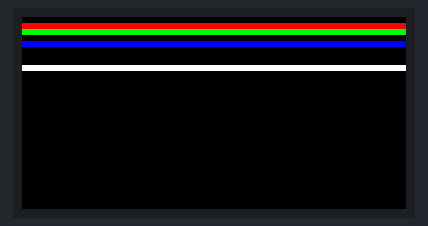
A sketch run on a simulated ESP32. Shown: 64×32 colour display.

Above: at 0.1 s.

The sketch:

xiao_addr.ino
```cpp
// Address-line identification.
//
// Draws four single-row lines at y = 1, 2, 4 and 8 -- each a power of two, so
// each asserts exactly ONE address bit. y=1 asserts only our A line, y=2 only
// B, y=4 only C, y=8 only D.
//
// If the lines are wired correctly they appear top to bottom as
// RED, GREEN, BLUE, WHITE. Any other order reveals the permutation directly:
// the lit rows are always physically 1, 2, 4, 8 from the top, so whichever
// colour sits topmost is the line feeding the panel's A input, and so on.

#include <ESP32-HUB75-MatrixPanel-I2S-DMA.h>

#define PANEL_W     64
#define PANEL_H     32
#define PANEL_CHAIN 1

#define P_R1   1
#define P_G1   2
#define P_B1   3
#define P_R2   4
#define P_G2   5
#define P_B2   6
#define P_A   43   // D6   -> asserted alone by the RED line
#define P_B   41   // MTDI rear pad -- wired to panel B
#define P_C   40   // MTDO -> BLUE
#define P_D   44   // D7 -- wired to panel D
#define P_E   -1
#define P_CLK  7
#define P_LAT  8
#define P_OE   9

MatrixPanel_I2S_DMA *display = nullptr;

void setup() {
  HUB75_I2S_CFG::i2s_pins pins = {
    P_R1, P_G1, P_B1, P_R2, P_G2, P_B2,
    P_A, P_B, P_C, P_D, P_E,
    P_LAT, P_OE, P_CLK
  };
  HUB75_I2S_CFG mxconfig(PANEL_W, PANEL_H, PANEL_CHAIN, pins);
  mxconfig.clkphase = false;

  display = new MatrixPanel_I2S_DMA(mxconfig);
  if (!display->begin()) return;
  display->setBrightness8(50);
  display->clearScreen();

  display->drawFastHLine(0, 1, PANEL_W, display->color565(255, 0, 0));     // A
  display->drawFastHLine(0, 2, PANEL_W, display->color565(0, 255, 0));     // B
  display->drawFastHLine(0, 4, PANEL_W, display->color565(0, 0, 255));     // C
  display->drawFastHLine(0, 8, PANEL_W, display->color565(255, 255, 255)); // D
}

void loop() {
  // Static image: nothing moves, so the order is unambiguous.
}
```
